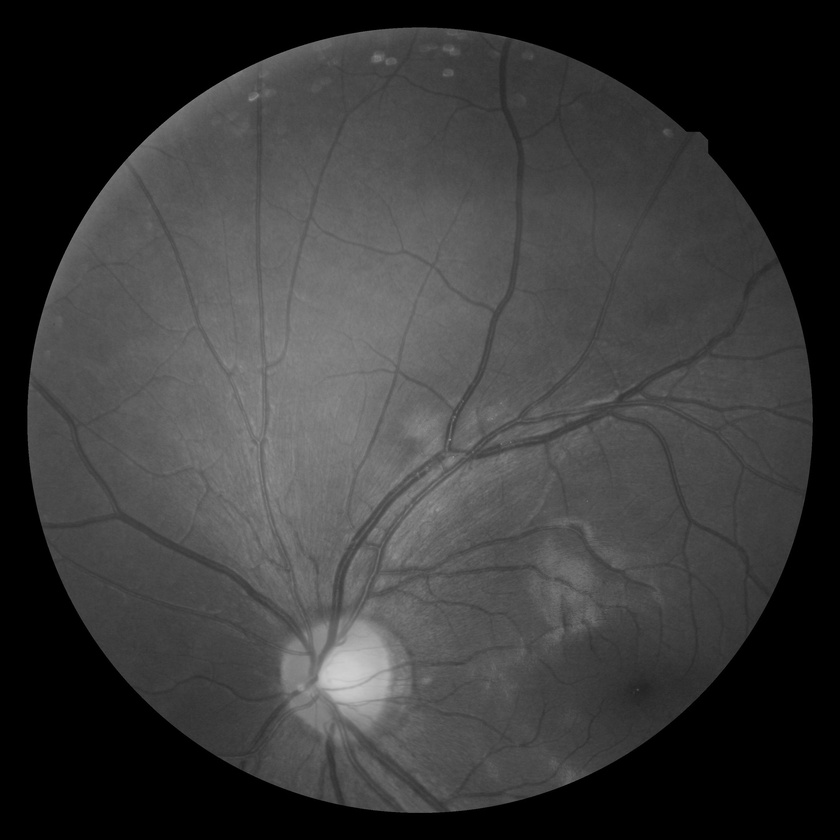
#> input picture midterm/retina.jpg, 840 x 840 px, shrunk from 2912 x 2912 before the run
$ python Midterm-Q1.py
#> lines starting #> are read from the running program, lines starting #| are printed output that depends on the picture
#!/usr/bin/env python
# coding: utf-8

# In[20]:


import numpy as np
import cv2 as cv
import matplotlib.pyplot as plt
import math

img=cv.imread('retina.jpg')
#> img is the input picture: shape (840, 840, 3); min 0, max 207, mean 58.1
print('image size is :' , img.shape)
#| image size is : (840, 840, 3)
print('number of channels is :' , len(img.shape))
#| number of channels is : 3
print('type of image is :', img.dtype)
#| type of image is : uint8
#A image storage
print ('image storage is M*N*8 =' , img.shape[0]*img.shape[1]*8)
#| image storage is M*N*8 = 5644800
img=cv.imread('retina.jpg',0)
#> img: shape (840, 840); min 0, max 207, mean 58.1

#B Histogram Plot
plt.hist(img.ravel(),256,[0,256])

#C reading sub image image in gary mode and calculate histogram for that
img1=cv.imread('retina_sub.jpg',0)
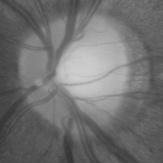
#> input picture midterm/retina_sub.jpg, 163 x 163 px, shrunk from 565 x 565 before the run
#> img1 is the input picture: shape (163, 163); min 51, max 207, mean 112.8
h1 = cv.calcHist([img1],[0],None,[256],[0,256])
#> h1 = 256 values, max 498 at index 88, min 0 at index 0, mean 103.8
cv.normalize(h1, h1, alpha=0, beta=255, norm_type=cv.NORM_MINMAX)

# define some value for calculating diffrence between "retina" and "retina_sub"'s histograms
max = 0
x = 0
y = 0
# find "retina_sub" image in "retina" iamge
for i in range (0,img.shape[0] - img1.shape[0],100):
    for j in range(0,img.shape[1] - img1.shape[1],100):
        s = img[i : i + img1.shape[0] , j : j + img1.shape[1]]
        h2 = cv.calcHist([s],[0],None,[256],[0,256])
        cv.normalize(h2, h2, alpha=0, beta=255, norm_type=cv.NORM_MINMAX)
        d = 0
        for k in range(len(h2)):
            d = d + min(h1[k],h2[k])
        if d >= max :
            max = d
            x = i
            y = j
#> after the loop, max = [9867.6]; x = 600; y = 300

s = img[x : x + img1.shape[0] , y : y + img1.shape[1]]
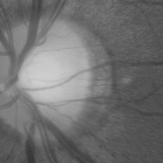
#> s: shape (163, 163); min 53, max 207, mean 112.5
cv.imshow('similar image',s)
plt.show()
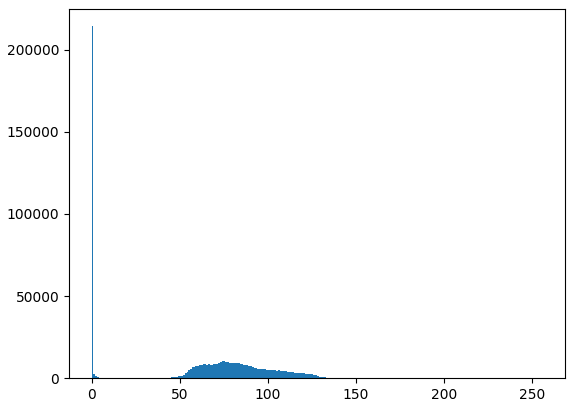
#> figure drawn by matplotlib, 1 panel; tallest bar 214294 high, from x = 0 to 1
cv.waitKey(0)
cv.destroyAllWindows()


# In[ ]:


# In[ ]:
